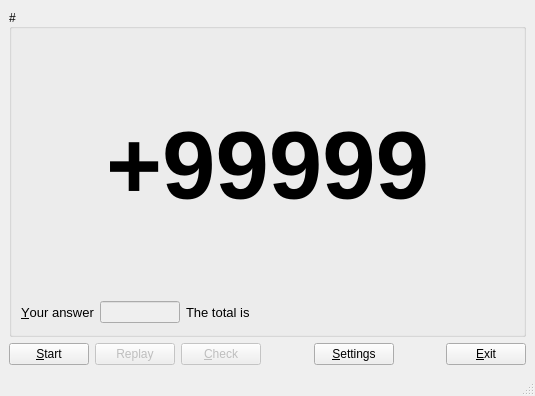
<?xml version="1.0" encoding="UTF-8"?>
<ui version="4.0">
 <class>MainWindow</class>
 <widget class="QMainWindow" name="MainWindow">
  <property name="geometry">
   <rect>
    <x>0</x>
    <y>0</y>
    <width>535</width>
    <height>396</height>
   </rect>
  </property>
  <property name="windowTitle">
   <string>Mental Calculation</string>
  </property>
  <property name="windowIcon">
   <iconset>
    <normaloff>img/calculator.png</normaloff>img/calculator.png</iconset>
  </property>
  <widget class="QWidget" name="centralwidget">
   <layout class="QGridLayout" name="gridLayout">
    <item row="0" column="0">
     <widget class="QGroupBox" name="gb_number">
      <property name="font">
       <font>
        <pointsize>9</pointsize>
        <weight>50</weight>
        <bold>false</bold>
       </font>
      </property>
      <property name="layoutDirection">
       <enum>Qt::LeftToRight</enum>
      </property>
      <property name="title">
       <string>#</string>
      </property>
      <property name="alignment">
       <set>Qt::AlignLeading|Qt::AlignLeft|Qt::AlignVCenter</set>
      </property>
      <layout class="QGridLayout" name="gridLayout_3">
       <item row="0" column="0" colspan="4">
        <widget class="QLabel" name="label">
         <property name="sizePolicy">
          <sizepolicy hsizetype="Preferred" vsizetype="Preferred">
           <horstretch>0</horstretch>
           <verstretch>0</verstretch>
          </sizepolicy>
         </property>
         <property name="minimumSize">
          <size>
           <width>290</width>
           <height>0</height>
          </size>
         </property>
         <property name="font">
          <font>
           <pointsize>72</pointsize>
           <weight>75</weight>
           <bold>true</bold>
          </font>
         </property>
         <property name="text">
          <string>+99999</string>
         </property>
         <property name="alignment">
          <set>Qt::AlignCenter</set>
         </property>
        </widget>
       </item>
       <item row="1" column="0">
        <widget class="QLabel" name="l_answer">
         <property name="font">
          <font>
           <pointsize>10</pointsize>
          </font>
         </property>
         <property name="text">
          <string>&amp;Your answer</string>
         </property>
         <property name="buddy">
          <cstring>le_answer</cstring>
         </property>
        </widget>
       </item>
       <item row="1" column="1">
        <widget class="QLineEdit" name="le_answer">
         <property name="enabled">
          <bool>false</bool>
         </property>
         <property name="sizePolicy">
          <sizepolicy hsizetype="Fixed" vsizetype="Fixed">
           <horstretch>61</horstretch>
           <verstretch>0</verstretch>
          </sizepolicy>
         </property>
         <property name="maximumSize">
          <size>
           <width>80</width>
           <height>16777215</height>
          </size>
         </property>
         <property name="font">
          <font>
           <pointsize>9</pointsize>
           <weight>50</weight>
           <bold>false</bold>
          </font>
         </property>
         <property name="toolTip">
          <string>Type here your answer (the total)</string>
         </property>
        </widget>
       </item>
       <item row="1" column="3">
        <spacer name="horizontalSpacer_7">
         <property name="orientation">
          <enum>Qt::Horizontal</enum>
         </property>
         <property name="sizeHint" stdset="0">
          <size>
           <width>181</width>
           <height>26</height>
          </size>
         </property>
        </spacer>
       </item>
       <item row="1" column="2">
        <widget class="QLabel" name="l_total">
         <property name="font">
          <font>
           <pointsize>10</pointsize>
          </font>
         </property>
         <property name="text">
          <string>The total is </string>
         </property>
        </widget>
       </item>
      </layout>
     </widget>
    </item>
    <item row="1" column="0">
     <layout class="QHBoxLayout" name="horizontalLayout">
      <item>
       <widget class="QPushButton" name="pb_start">
        <property name="toolTip">
         <string>Start a sequence</string>
        </property>
        <property name="text">
         <string>&amp;Start</string>
        </property>
       </widget>
      </item>
      <item>
       <widget class="QPushButton" name="pb_replay">
        <property name="enabled">
         <bool>false</bool>
        </property>
        <property name="toolTip">
         <string>Replay the last sequence</string>
        </property>
        <property name="text">
         <string>Replay</string>
        </property>
       </widget>
      </item>
      <item>
       <widget class="QPushButton" name="pb_check">
        <property name="enabled">
         <bool>false</bool>
        </property>
        <property name="toolTip">
         <string>Check your answer</string>
        </property>
        <property name="text">
         <string>&amp;Check</string>
        </property>
       </widget>
      </item>
      <item>
       <spacer name="horizontalSpacer_10">
        <property name="orientation">
         <enum>Qt::Horizontal</enum>
        </property>
        <property name="sizeHint" stdset="0">
         <size>
          <width>40</width>
          <height>20</height>
         </size>
        </property>
       </spacer>
      </item>
      <item>
       <widget class="QPushButton" name="pb_settings">
        <property name="toolTip">
         <string>Go to Setttings dialog</string>
        </property>
        <property name="text">
         <string>&amp;Settings</string>
        </property>
       </widget>
      </item>
      <item>
       <spacer name="horizontalSpacer">
        <property name="orientation">
         <enum>Qt::Horizontal</enum>
        </property>
        <property name="sizeHint" stdset="0">
         <size>
          <width>40</width>
          <height>20</height>
         </size>
        </property>
       </spacer>
      </item>
      <item>
       <widget class="QPushButton" name="pb_exit">
        <property name="toolTip">
         <string>Exit the program</string>
        </property>
        <property name="text">
         <string>&amp;Exit</string>
        </property>
       </widget>
      </item>
     </layout>
    </item>
   </layout>
  </widget>
  <widget class="QStatusBar" name="statusbar"/>
 </widget>
 <resources/>
 <connections/>
</ui>
